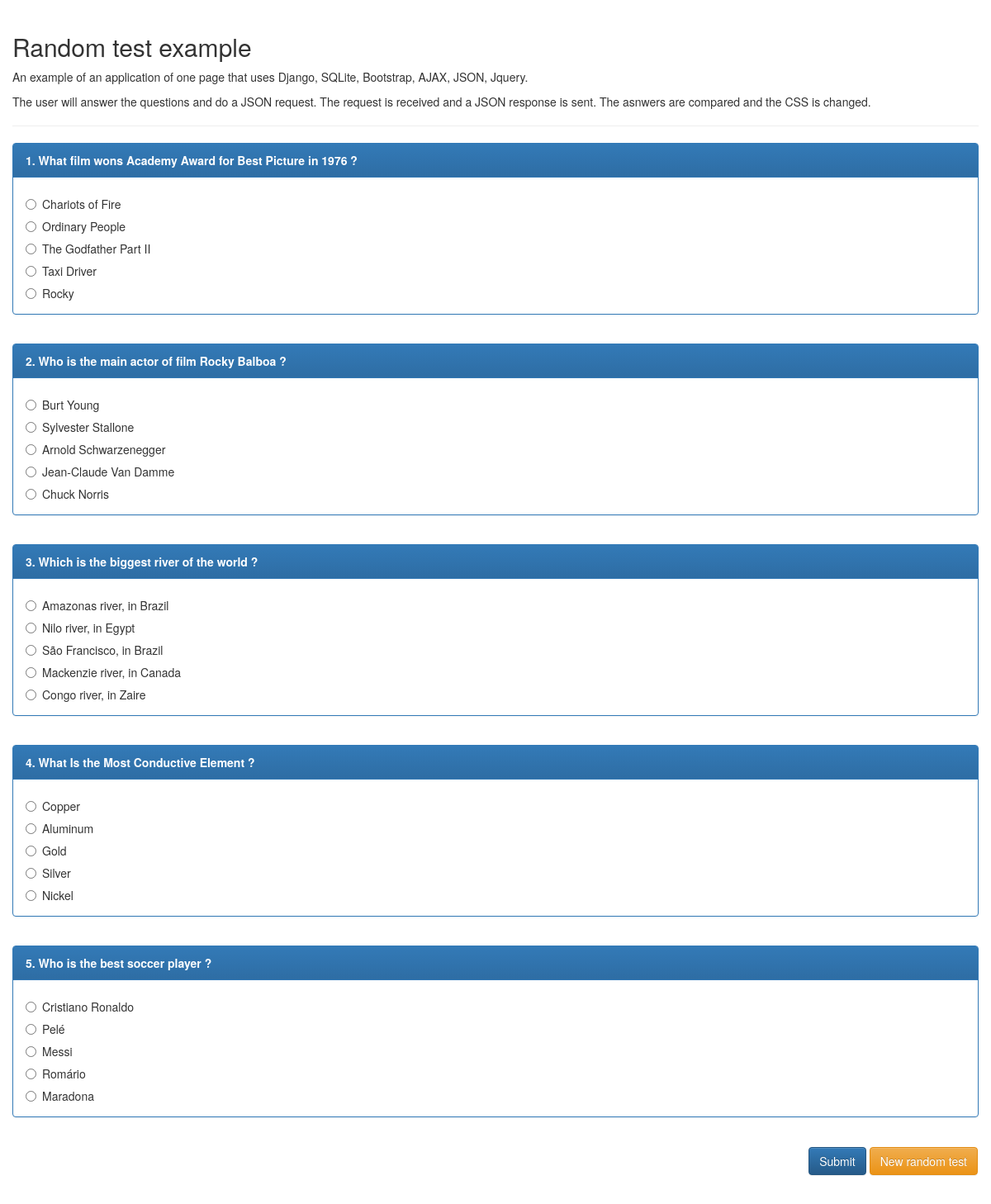
The app's page /qa/random_test/ with its own data.
### qa/models.py (models this page shows, shortened)
class Question(models.Model):
    text = models.CharField(max_length=500)

class Alternative(models.Model):
    question = models.ForeignKey(Question)
    text = models.CharField(max_length=200)
    is_answer = models.BooleanField(default=False)

### qa/views.py (the view)
def random_test(request, number_of_questions=5):
    test_questions = []
    questions_in_db = Question.objects.all().count()
    if questions_in_db == 0:
        messages.error(request, 'There is no question in database. You must add questions to generate a test.' )
    if questions_in_db < number_of_questions:
        messages.warning(request, 'There are only ' + str(questions_in_db) + ' questions in database. The test will be limited to ' + str(questions_in_db) + ' question(s).' )
        number_of_questions = questions_in_db
    questions = Question.objects.all()
    random_array = []
    while len(random_array) < number_of_questions:
        x = random.randrange(questions_in_db)
        if not x in random_array:
            random_array.append(x)
            test_questions.append(questions[x])
    return render(request, template_name='random_test.html', context={'number_of_questions':number_of_questions, 'questions':test_questions})

### qa/templates/random_test.html (shortened to what this page needs)
<!DOCTYPE html>
<html>
<head>
<link rel="stylesheet" href="https://maxcdn.bootstrapcdn.com/bootstrap/3.3.7/css/bootstrap.min.css">
<link rel="stylesheet" href="https://maxcdn.bootstrapcdn.com/bootstrap/3.3.7/css/bootstrap-theme.min.css">
</head>
<body>
	<div class="container">
		<div class="row">
			<div class="page-header">
				<h2>Random test example</h2>
				<p>An example of an application of one page that uses Django, SQLite, Bootstrap, AJAX, JSON, Jquery.</p>
				<p>The user will answer the questions and do a JSON request. The request is received and a JSON response is sent. The asnwers are compared and the CSS is changed.</p>
			</div>
		</div>
		<div id="id_questions_form" class="form-horizontal">
		{%for q in questions %}
			<div class="form-group row">
				<div id="question{{forloop.counter}}" class="question" question-db-id="{{q.id}}">
					<div id="id_panel{{q.id}}" class="panel panel-primary">
						<div class="panel-heading">
							<strong>{{forloop.counter}}. {{q.text}}</strong>
						</div>
						<div class="panel-body">
						{% for a in q.alternative_set.all %}
							<div class="radio">
								<label id="id_alternative{{a.id}}" class="alternative">
									<input type="radio" name="question{{forloop.parentloop.counter}}" value="{{a.id}}">
									{{ a.text }}
								</label>
							</div>
						{% endfor %}
						</div>
					</div>
				</div>
			</div>
		{% endfor %}
		<div class="row">
			<div class="navbar pull-right">
				<a id="id_btn_submit_test" class="btn btn-primary" href="#" >Submit</a>
				<a class="btn btn-warning" href="{% url 'random_test' %}">New random test</a>
			</div>
		</div>
	</div>
	</div>
</body>
</html>

### records on screen
Question: text "What film wons Academy Award for Best Picture in 1976 ?"
Alternative: text "Chariots of Fire"
Alternative: text "Ordinary People"
Alternative: text "The Godfather Part II"
Alternative: text "Taxi Driver"
Alternative: text "Rocky"
Question: text "Who is the main actor of film Rocky Balboa ?"
Alternative: text "Burt Young"
Alternative: text "Sylvester Stallone"
Alternative: text "Arnold Schwarzenegger"
Alternative: text "Jean-Claude Van Damme"
Alternative: text "Chuck Norris"
Question: text "Which is the biggest river of the world ?"
Alternative: text "Amazonas river, in Brazil"
Alternative: text "Nilo river, in Egypt"
Alternative: text "São Francisco, in Brazil"
Alternative: text "Mackenzie river, in Canada"
Alternative: text "Congo river, in Zaire"
Question: text "What Is the Most Conductive Element ?"
Alternative: text "Copper"
Alternative: text "Aluminum"
Alternative: text "Gold"
Alternative: text "Silver"
Alternative: text "Nickel"
Question: text "Who is the best soccer player ?"
Alternative: text "Cristiano Ronaldo"
Alternative: text "Pelé"
Alternative: text "Messi"
Alternative: text "Romário"
Alternative: text "Maradona"
